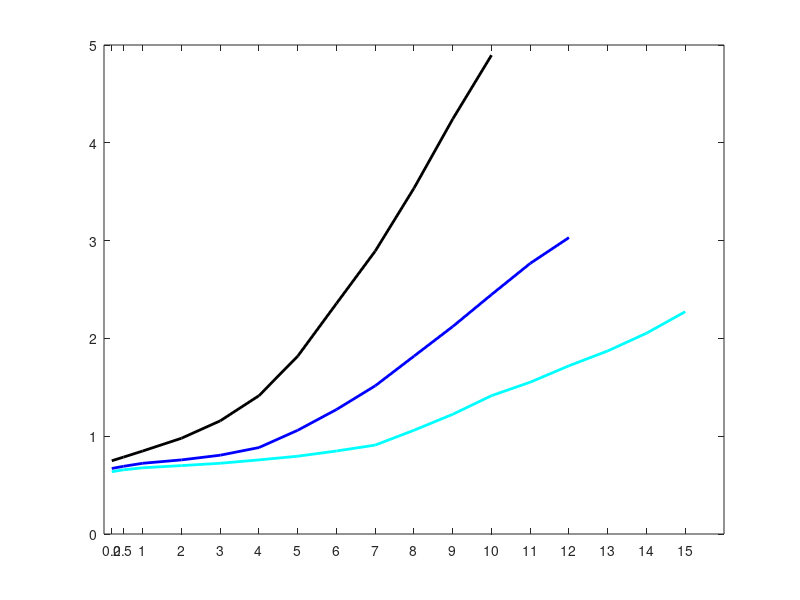

This chart was generated by the following MATLAB code:
H = 25;
D = 68;
V = 100;
A = 0;
F = [0.2 0.5 1 2 3 4 5 6 7 8 9 10 11 12 13 14 15];

LC = 23;

HM = 25/H;
if HM > 1; HM = 1; end

VM = 1 - 0.003*abs(75-V);

DM = 0.82 + (4.5 / D);

AM = 1 - 0.0032 * A;

FM(:,1) = [1, .97 .94 .91 .88 .84 .80 .75 .70 .6 .52 .45 .41 .37 .34 .31 .28];  
FM(:,2) = [.95, .92 .88 .84 .79 .72 .60 .50 .42 .35 .30 .26 .23 .21 0 0 0];  
FM(:,3) = [.85, .81 .75 .65 .55 .45 .35 .27 .22 .18 .15 .13 0 0 0 0 0];  

AWL = LC * HM * VM * DM * AM * FM;
LI = 12 ./ AWL;


plot(F,LI(:,1),'c','linewidth',2)
hold on
plot(F,LI(:,2),'b','linewidth',2)
plot(F,LI(:,3),'k','linewidth',2)
xticks(F)

